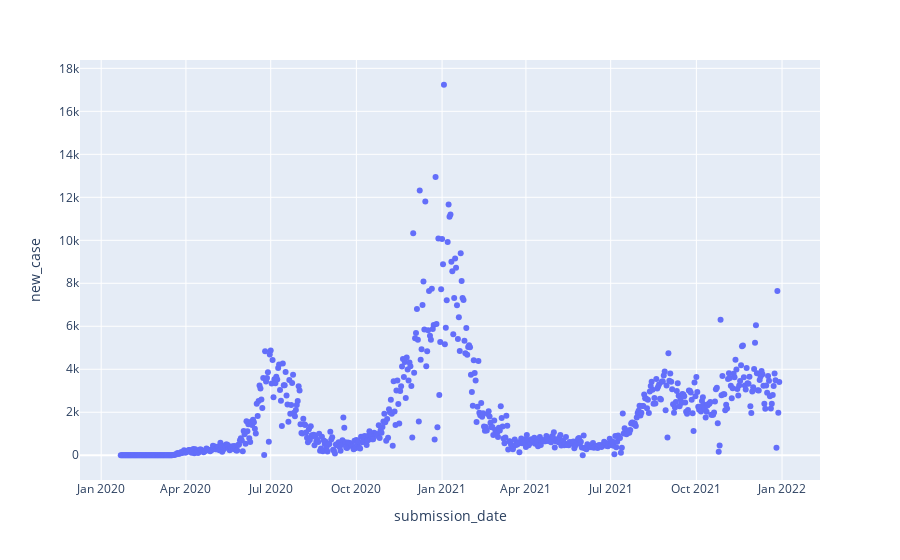

Notebook source saved alongside this figure:
### Code cell
fig = px.scatter(az_df, x="submission_date", y="new_case")
fig.show()

### Figure 1 — Plotly figure (JSON) as saved in the notebook; plotly's stock layout.template omitted (floating-point values rounded to 4 significant figures; data arrays with more than 128 entries replaced by an {"elided": "..."} marker saying what was removed)
{"data": [{"hovertemplate": "submission_date=%{x}<br>new_case=%{y}<extra></extra>", "legendgroup": "", "marker": {"color": "#636efa", "symbol": "circle"}, "mode": "markers", "name": "", "orientation": "v", "showlegend": false, "type": "scatter", "x": {"elided": "708 str values"}, "xaxis": "x", "y": {"elided": "708 int values"}, "yaxis": "y"}], "layout": {"legend": {"tracegroupgap": 0}, "margin": {"t": 60}, "xaxis": {"anchor": "y", "domain": [0, 1], "title": {"text": "submission_date"}}, "yaxis": {"anchor": "x", "domain": [0, 1], "title": {"text": "new_case"}}}}
